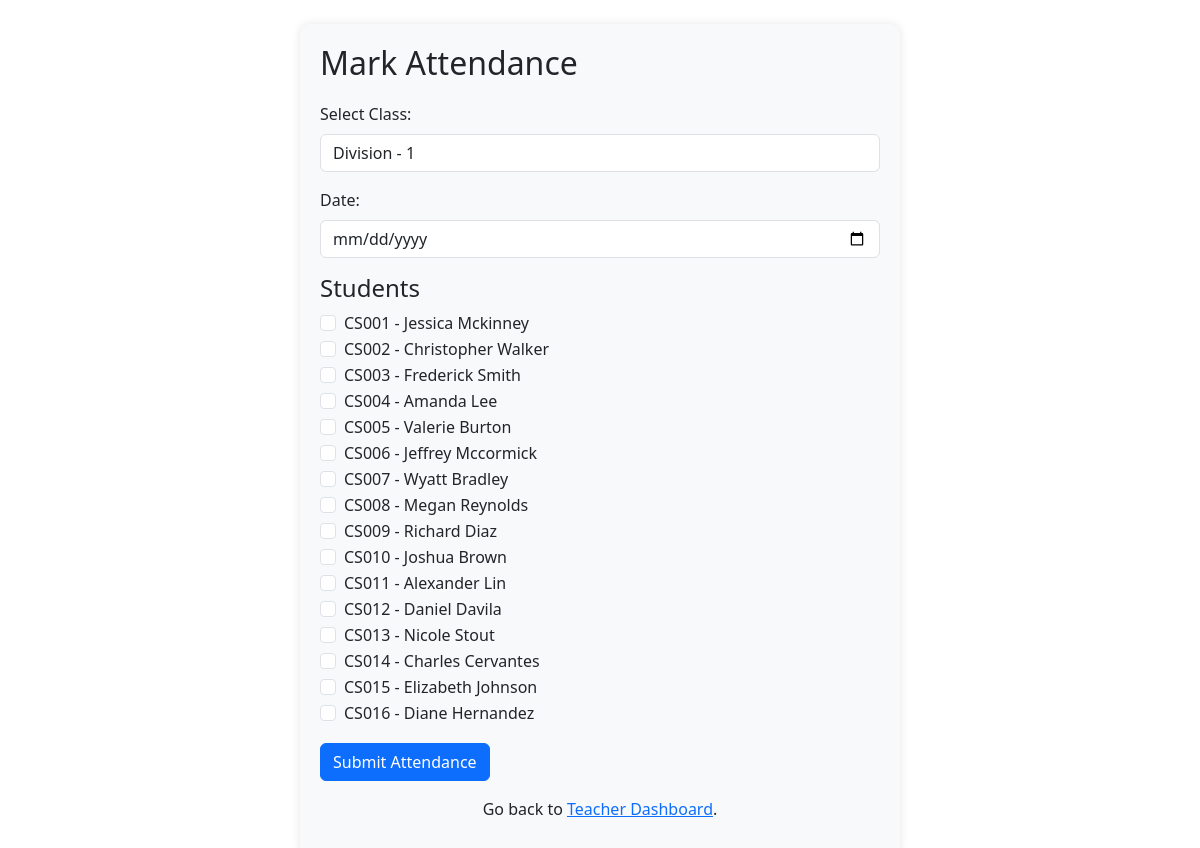
/mark_attendance?class_id=1 (signed in), run on an earlier commit of the app's database.
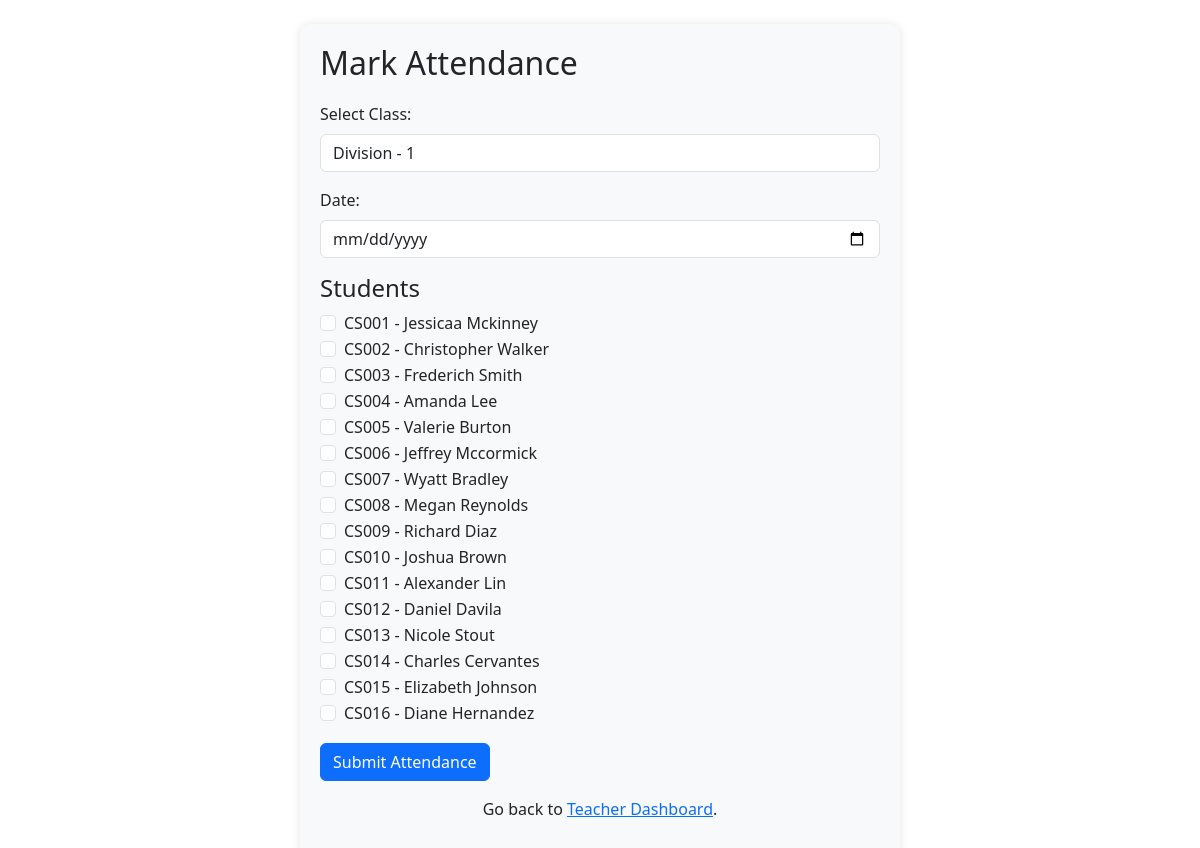
And on a later commit of the database.
### tables this page shows
CREATE TABLE Student (
                    id INTEGER PRIMARY KEY AUTOINCREMENT,
                    name TEXT NOT NULL,
                    email TEXT UNIQUE NOT NULL,
                    password TEXT NOT NULL,
                    roll_number TEXT UNIQUE NOT NULL,
                    class_id INTEGER,
                    user_id INTEGER,
                    FOREIGN KEY (class_id) REFERENCES Class(id)
                    FOREIGN KEY (user_id) REFERENCES users(id)
                   );

### app.py (the view, shortened to what this page needs)
@app.route('/mark_attendance', methods=['GET', 'POST'])
@teacher_required
def mark_attendance():
    conn = sqlite3.connect(DB_PATH)
    cursor = conn.cursor()
    teacher_id = session['user_id']
    cursor.execute('''SELECT Class.id, Class.name
    FROM Class
    JOIN TeacherClassSubject ON Class.id = TeacherClassSubject.class_id
    WHERE TeacherClassSubject.teacher_id = ?
    ''', (teacher_id,))
    print(teacher_id)
    classes = cursor.fetchall()
    print(classes)
    selected_class_id = request.args.get('class_id')
    selected_date = request.args.get('date')
    students = []
    if selected_class_id:
        cursor.execute("SELECT id, name, roll_number FROM Student WHERE class_id = ?", (selected_class_id,))
        students = cursor.fetchall()
    conn.close()
    return render_template('mark_attendance.html', classes=classes, students=students, selected_class_id=selected_class_id, selected_date=selected_date,teacher_id = teacher_id)

### app.py (called while the page is built)
@login_manager.user_loader
def load_user(user_id):
    conn = sqlite3.connect(DB_PATH)
    cursor = conn.cursor()
    cursor.execute("SELECT id, email, role FROM users WHERE id = ?", (user_id,))
    user = cursor.fetchone()
    conn.close()
    if user:
        return User(id=user[0], email=user[1], role=user[2])
    return None

def teacher_required(f):
    @wraps(f)
    def decorated_function(*args, **kwargs):
        if 'user_id' not in session or session.get('role') != 'teacher':
            return "Access Denied: Teachers Only", 403
        return f(*args, **kwargs)
    return decorated_function

### templates/mark_attendance.html (shortened to what this page needs)
</html><!DOCTYPE html>
<html lang="en">
<head>
    <link rel="stylesheet" href="https://cdn.jsdelivr.net/npm/bootstrap@5.3.0/dist/css/bootstrap.min.css">
</head>
<body class="container mt-4">
    <div class="form-container">
        <h2 class="form-header">Mark Attendance</h2>
        <form action="{{ url_for('mark_attendance') }}" method="POST">
            <div class="mb-3">
                <label for="class_id" class="form-label">Select Class:</label>
                <select id="class_id" name="class_id" class="form-control" required onchange="loadStudents()">
                    {% for class in classes %}
                        <option value="{{ class[0] }}" {% if selected_class_id and selected_class_id|int == class[0] %}selected{% endif %}>{{ class[1] }}</option>
                    {% endfor %}
                </select>
            </div>
            <div class="mb-3">
                <label for="date" class="form-label">Date:</label>
                <input type="date" id="date" name="date" class="form-control" value="{{ selected_date }}" required>
            </div>
            {% if students %}
                <h4>Students</h4>
                {% for student in students %}
                    <div class="form-check">
                        <input class="form-check-input" type="checkbox" name="{{ student[0] }}" value="Present">
                        <label class="form-check-label">{{ student[2] }} - {{ student[1] }}</label>
                    </div>
                {% endfor %}
            {% endif %}
            <button type="submit" class="btn btn-primary mt-3">Submit Attendance</button>
            <br>
            <div>
                <p class="text-center mt-3">Go back to <a href="{{ url_for('teacher_dashboard',teacher_id = teacher_id) }}">Teacher Dashboard</a>.</p>
            </div>
        </form>
    </div>
</body>
</html>

### templates/mark_attendance.html (style rules this page uses)
.form-container { max-width: 600px; margin: auto; padding: 20px; background-color: #f8f9fa; border-radius: 10px; box-shadow: 0 0 10px rgba(0, 0, 0, 0.1); }
.form-header { margin-bottom: 20px; }

What changed in the data, as far as the page shows it:
changed Student "CS001": name "Jessica Mckinney" → "Jessicaa Mckinney"
changed Student "CS003": name "Frederick Smith" → "Frederich Smith"
